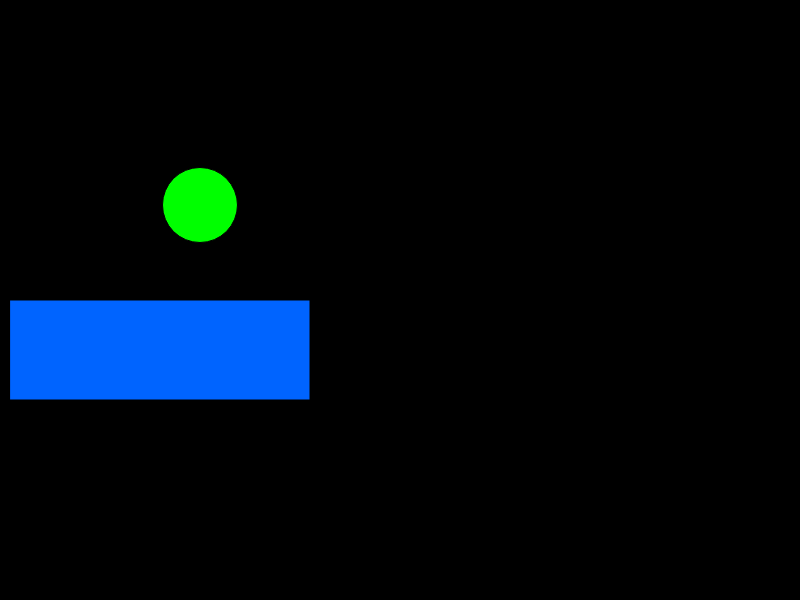
Frame 1 (no input)
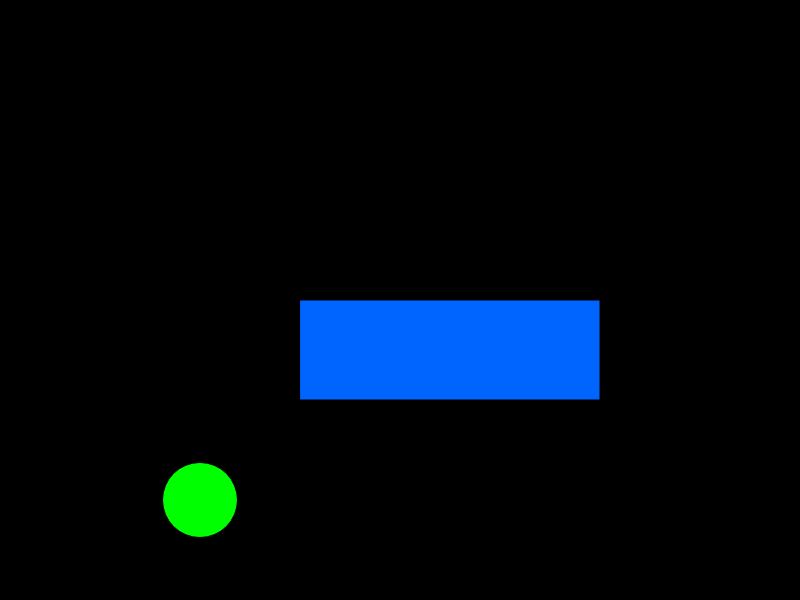
Frame 60 (no input)
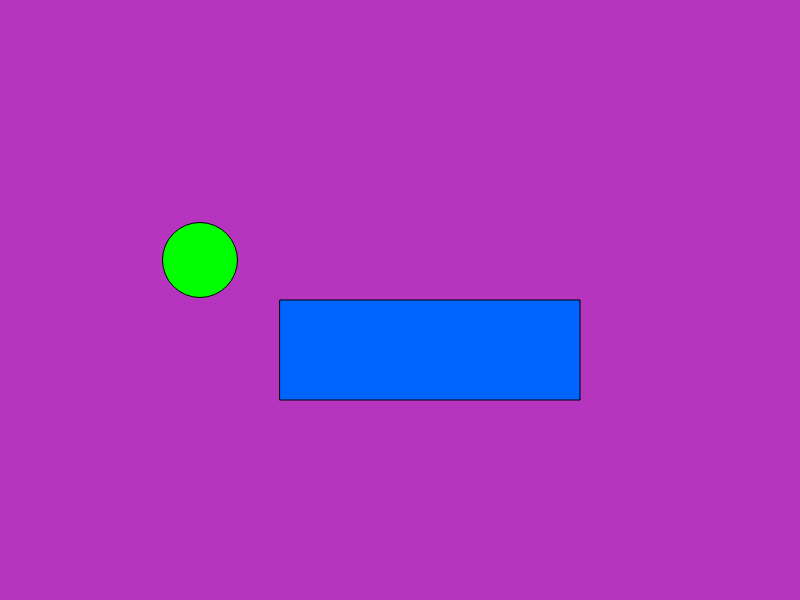
Frame 120 (the mouse pressed at the canvas centre since frame 60)

The p5.js sketch that drew these frames (run headless with seeded random() and noise() and a simulated clock; from frame 60 on, the mouse is pressed at the canvas centre):

// p5.js sketch
// ── sketch.js
var circleY = 200;
var circleChange = 5;
var rectangleX = 0;
var rectangleChange = 10;
var r = 0;
var g = 0;
var b = 0;
var amount = 0;


function setup() {

    createCanvas(displayWidth, displayHeight);
    background(0);
}

function draw() {


    background(r, g, b);
    amount = amount + 1;
    
    if(amount % 60 == 0)
    {
        r = random(0,255);
        g = random(0,255);
        b = random(0,255);
    }
    // Why does this Fill only change the rectangle?
    fill(0,100,255);
    
    rectangleX += rectangleChange;
    
    if(rectangleX > displayWidth - 360 || rectangleX < 0)
    {
        rectangleChange = rectangleChange * -1;
    }

    rect(rectangleX, 300, 300, 100);

    // Why does this Fill change the text and ellipse?
    fill(0, 255, 0);

    //move the circle
    circleY += circleChange;
    // when it hits the bottom, take away from the circleY
    if(circleY > displayHeight - 75 || circleY < 135)
    {
        circleChange = circleChange * -1;
    }
    ellipse(200, circleY, 75);

    fill(248, 81, 0);
    textFont('Guardians');
    textSize(25);
    text("Thomas Keith", 850,700);

}
